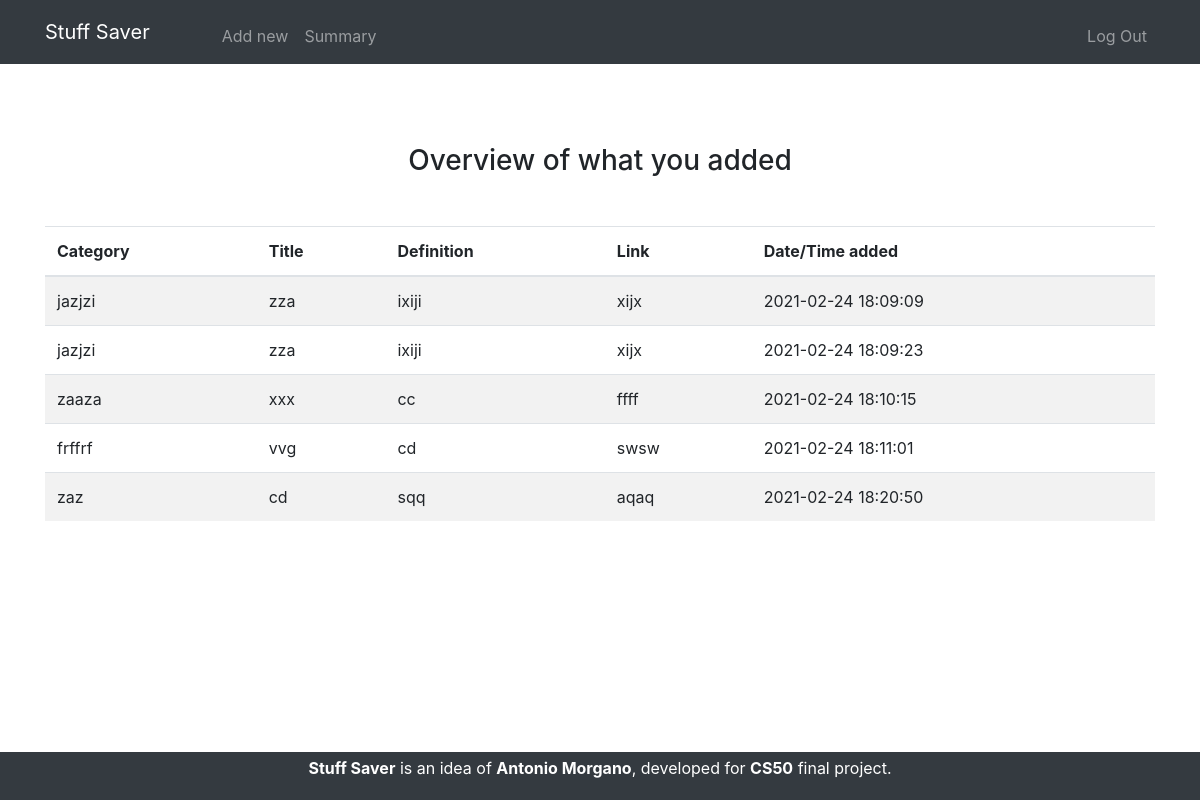
The page /summary (signed in) on the database its author committed.
### tables this page shows
CREATE TABLE anto
        (id INTEGER PRIMARY KEY AUTOINCREMENT NOT NULL,
        user_id INTEGER NOT NULL,
        category TEXT NOT NULL,
        field_1 TEXT NOT NULL,
        field_2 TEXT NOT NULL,
        field_3 TEXT NOT NULL,
        date_time TIMESTAMP DEFAULT CURRENT_TIMESTAMP NOT NULL,
        FOREIGN KEY(user_id) REFERENCES users(id) );

### application.py (the view)
@app.route("/summary")
@login_required
def summary():
    username = session.get("username")
    rows = db.execute("SELECT category, field_1, field_2, field_3, date_time FROM " + username + "")
    return render_template("summary.html", rows=rows)

### application.py (called while the page is built)
@app.after_request
def after_request(response):
    response.headers["Cache-Control"] = "no-cache, no-store, must-revalidate"
    response.headers["Expires"] = 0
    response.headers["Pragma"] = "no-cache"
    return response

### helpers.py (called while the page is built)
def login_required(f):
    @wraps(f)
    def decorated_function(*args, **kwargs):
        if session.get("user_id") is None:
            return redirect("/login")
        return f(*args, **kwargs)
    return decorated_function

### templates/summary.html (shortened to what this page needs)
{% extends "new_layout.html" %}
{% block main %}
<div class="container mt-5">
    <div class="row justify-content-center"><h3 class="mt-5 mb-5">Overview of what you added</h3></div>
    <table class="table table-striped table-hover">
        <thead>
            <tr>
                <th scope="col">Category</th>
                <th scope="col">Title</th>
                <th scope="col">Definition</th>
                <th scope="col">Link</th>
                <th scope="col">Date/Time added</th>
            </tr>
        </thead>
        <tbody>
            {% for row in rows %}
                <tr>
                    <td>{{ row["category"] }}</td>
                    <td>{{ row["field_1"] }}</td>
                    <td>{{ row["field_2"] }}</td>
                    <td>{{ row["field_3"] }}</td>
                    <td>{{ row["date_time"] }}</td>
                </tr>
            {% endfor %}
        </tbody>
    </table>
</div>
{% endblock %}

### templates/new_layout.html (shortened to what this page needs)
<!DOCTYPE html>
<html lang="en">
<head>
  <link href="/vendor/bootstrap/css/bootstrap.min.css" rel="stylesheet">
  <link href="/css/scrolling-nav.css" rel="stylesheet">
  <link href="/css/alert.css" rel="stylesheet">
</head>
<body id="page-top">
  <nav class="navbar navbar-expand-lg navbar-dark bg-dark fixed-top" id="mainNav">
    <div class="container">
      <a class="navbar-brand js-scroll-trigger" href="/">Stuff Saver</a>
      <div class="collapse navbar-collapse" id="navbarResponsive">
                {% if session.user_id %}
                    <ul class="navbar-nav mr-auto mt-2 ml-5">
                        <li class="nav-item"><a class="nav-link" href="/add">Add new</a></li>
                        <li class="nav-item"><a class="nav-link" href="/summary">Summary</a></li>
                    </ul>
                    <ul class="navbar-nav ml-auto mt-2">
                        <li class="nav-item"><a class="nav-link" href="/logout">Log Out</a></li>
                    </ul>
                {% else %}
                    <ul class="navbar-nav ml-auto mt-2">
                        <li class="nav-item"><a class="nav-link" href="/register">Register</a></li>
                        <li class="nav-item"><a class="nav-link" href="/login">Log In</a></li>
                    </ul>
                {% endif %}
      </div>
  </nav>
  <main class="container-fluid">
      {% block main %}{% endblock %}
  </main>
  <footer class="py-1 bg-dark align-items-center" id="footerText">
      <p style="color:white"><b>Stuff Saver</b> is an idea of <b>Antonio Morgano</b>, developed for <b>CS50</b> final project.</p>
  </footer>
</body>
</html>

### templates/css/scrolling-nav.css (style rules this page uses)
footer { position: fixed; left: 0; bottom: 0; width: 100%; background-color: red; color: #212529; text-align: center; }

### rows shown on the page
anto: category "jazjzi", field_1 "zza", field_2 "ixiji", field_3 "xijx", date_time "2021-02-24 18:09:09"
anto: category "jazjzi", field_1 "zza", field_2 "ixiji", field_3 "xijx", date_time "2021-02-24 18:09:23"
anto: category "zaaza", field_1 "xxx", field_2 "cc", field_3 "ffff", date_time "2021-02-24 18:10:15"
anto: category "frffrf", field_1 "vvg", field_2 "cd", field_3 "swsw", date_time "2021-02-24 18:11:01"
anto: category "zaz", field_1 "cd", field_2 "sqq", field_3 "aqaq", date_time "2021-02-24 18:20:50"
